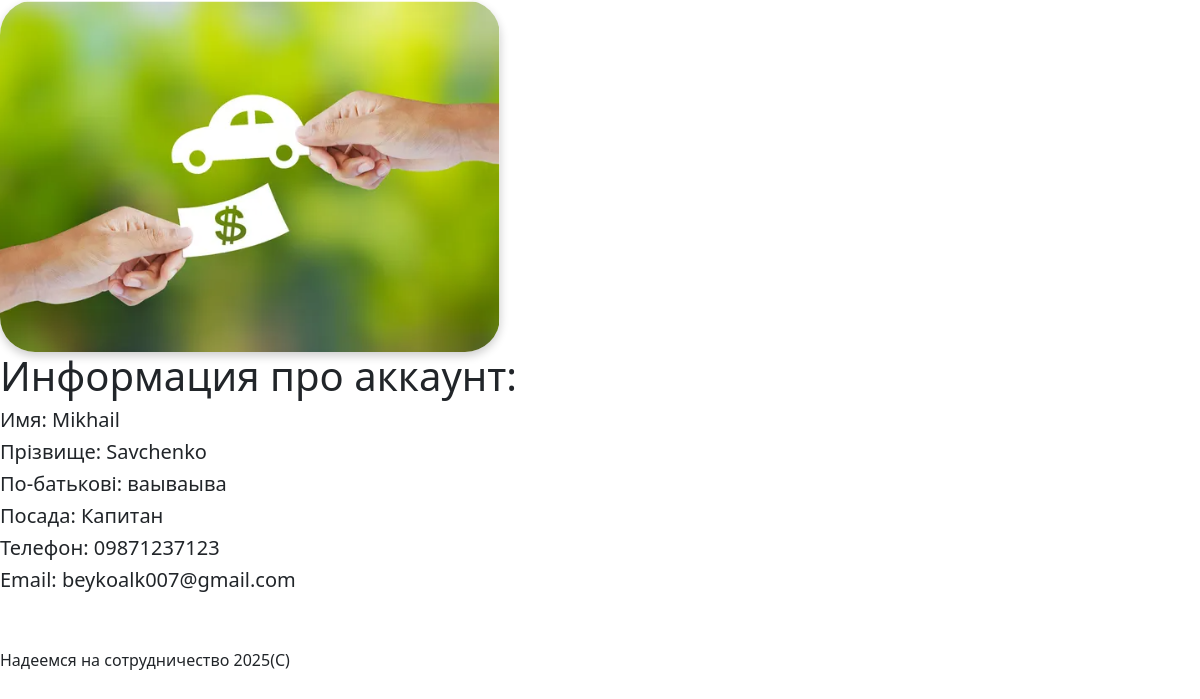
/worker/5/account, run on the app's committed database.
### worker/models.py (models this page shows, shortened)
class User(models.Model):
    name = models.CharField("Iмя", max_length=15)
    surname = models.CharField("Прізвище", max_length=15)
    patronymic = models.CharField("По-батькові", max_length=15)
    post = models.CharField("Посада", max_length=30)
    number = models.CharField("Телефон", max_length=15)
    email = models.EmailField("Email")
    count_of_sold_cars = models.IntegerField("Продано машин")
    sold_car = models.ManyToManyField("Auto")

### worker/views.py (the view)
# urls.py: path('<int:user_id>/account', views.account,name="account"),
def account(request, user_id):
    user = get_object_or_404(User, id=user_id)
    profit = 0
    sales_qs = Sales.objects.filter(worker_id=user_id)
    for sales in sales_qs:
        profit += sales.really_cost
    return render(request, "worker/account.html", {'user': user, "profit": profit})

### worker/templates/worker/account.html (shortened to what this page needs)
{% extends 'main/layout.html' %}
{% block content %}
    <h1>Информация про аккаунт:</h1>
    <h5>Имя: {{ user.name }}</h5>
    <h5>Прізвище: {{ user.surname }}</h5>
    <h5>По-батькові: {{ user.patronymic }}</h5>
    <h5>Посада: {{ user.post }}</h5>
    <h5>Телефон: {{ user.number }}</h5>
    <h5>Email: {{ user.email }}</h5><br><br>
{% endblock %}

### data on the page
User: name "Mikhail", surname "Savchenko", patronymic "ваываыва", post "Капитан", number "09871237123", email "beykoalk007@gmail.com"
